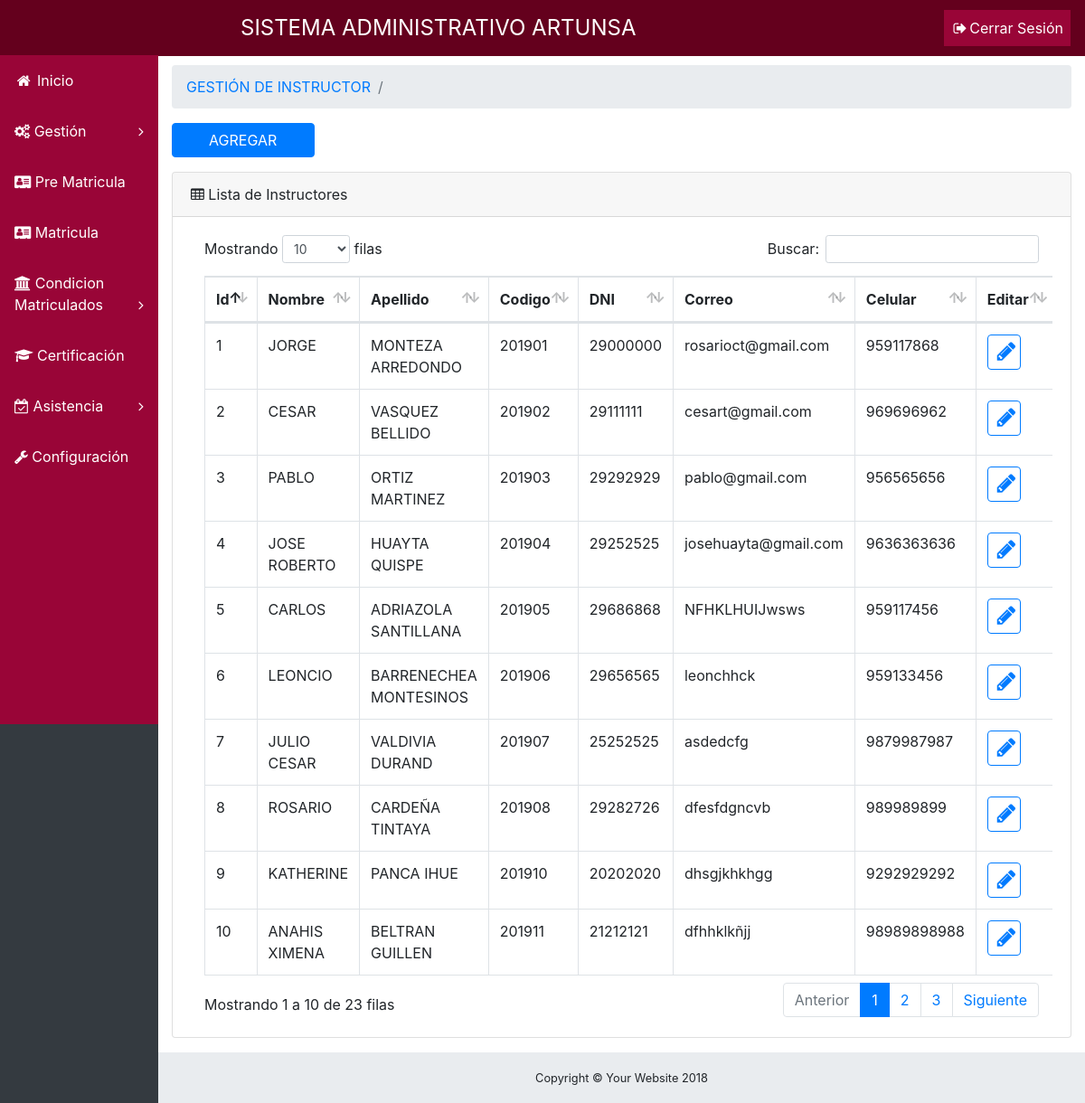
The page /controller/ControladorDocente.php (signed in) on the database its author committed.
### tables this page shows
CREATE TABLE `docente` (
  `IdDocente` int(11) NOT NULL COMMENT 'Identificador del docente',
  `DocenteNombre` varchar(100) NOT NULL COMMENT 'Primer nombre del docente ',
  `DocenteApellido` varchar(100) NOT NULL COMMENT 'Primer apellido del docente',
  `DocenteCodigo` int(11) NOT NULL COMMENT 'Código de la universidad para el docente',
  `DocenteDNI` varchar(8) NOT NULL COMMENT 'Documento nacional de identidad para el docente',
  `DoncenteContra` varchar(30) NOT NULL COMMENT 'Password del docente para ingresar al sistema',
  `DocenteCorreo` varchar(30) NOT NULL COMMENT 'Correo del docente no nesesariamente institucional',
  `DocenteCelular` varchar(11) NOT NULL COMMENT 'Telefono celular del docente ',
  `DocenteEstado` int(11) NOT NULL
);

### viewPhp/gestionDocente.php (called while the page is built)
<?php
include 'index.php';
include '../view/docente.php' ;
include 'foot.php';

### model/Modelo.php (called while the page is built, shortened)
<?php
include_once '../conexion/conexion.php';
include_once '../DAO/Docente.php';
if (class_exists('Modelo') != true) {
    class Modelo {
        private $conn;
        public function __construct() {
            $c = new Conexion();
            $this->conn = $c->getConexion();
        }
        public function getConn() {
            return $this->conn;
        }
    }
}

### conexion/conexion.php (called while the page is built, shortened)
<?php
if (class_exists('Conexion') != true) {
    class Conexion {
        private $servername = "localhost";
        private $usernamePe = "root";
        private $password = "";
       	private $dbnamePermiso = "artunsa2019";
        private $conn = null;
        public function getConexion() {
            if ($this->conn == null) {
                $this->conn = new mysqli($this->servername, $this->usernamePe, $this->password, $this->dbnamePermiso );
            }
            return $this->conn;
        }
    }
}

### model/ModeloDocente.php (called while the page is built, shortened)
<?php
if (class_exists('ModeloDocente') != true) {
    class ModeloDocente extends Modelo implements Operations {
        public function getLista() {
            $sql = "SELECT IdDocente,DocenteNombre,DocenteApellido,DocenteCodigo,DocenteDNI,DocenteCorreo,DocenteCelular FROM docente WHERE `DocenteEstado`=1";
            $result = parent::getConn()->query($sql);
            $outp = $result->fetch_all(MYSQLI_ASSOC);
            return json_encode($outp);
        }
    }
}

### view/docente.php (the view, shortened to what this page needs)
<!DOCTYPE html>
<head>
</head>
<div class='content-wrapper'>
    <div class='container-fluid'>
        <ol class='breadcrumb'>
            <li class='breadcrumb-item'>
                <a id="primero" href='../controller/ControladorDocente.php'></a>
            </li>
            <li class='breadcrumb-item active' id="mapa"></li>
        </ol>
        <div class="form-group">
            <div class="form-row">
                <div class="col-md-2">
                    <a class="btn btn-primary btn-block" id="botonAgregar" href="#">AGREGAR</a>
                </div>
            </div>
        </div>
        <div class='card mb-3' id="tabla">
            <div class='card-header'>
                <i class='fa fa-table'></i> Lista de Instructores</div>
            <div class='card-body'>
                <div class='table-responsive'>
                    <table class='table table-bordered' id='dataTable' width='100%' cellspacing='0'>
                        <thead>
                            <tr>
                                <th>Id</th>
                                <th>Nombre</th>
                                <th>Apellido</th>
                                <th>Codigo</th>
                                <th>DNI</th>
                                <th>Correo</th>
                                <th>Celular</th>
                                <th> Editar </th>
                            </tr>
                        </thead>
                        <tbody>
                            <?php
                            $array = json_decode($docentes, true);
                            $i=1;
                            foreach ($array as &$valor) {
                                echo "<tr>
                            <td> $i </td>
                            <td> $valor[DocenteNombre] </td>
                            <td> $valor[DocenteApellido] </td>
                            <td> $valor[DocenteCodigo]</td>
                            <td> $valor[DocenteDNI]</td>
                            <td> $valor[DocenteCorreo]</td>
                            <td> $valor[DocenteCelular]</td>
                            <td><button onclick='editar( $valor[IdDocente])'  style=' padding: 5px 25px;padding-left: 10px;' class=' col-md-2 botonModificar btn btn-outline-primary btn-block'   ><span class='fa fa-pencil fa-2x'></span></a></td>
                            <td><button onclick='eliminar( $valor[IdDocente],\"$valor[DocenteNombre]  $valor[DocenteApellido]\")'  style=' padding: 5px 25px;padding-left: 10px;' class=' col-md-2 botonEliminar btn btn-outline-secondary btn-block' ><span class='fa fa-trash fa-2x'></span></a></td>
                            </tr>";
                            $i++;
                            }
                            ?>
                        </tbody>
                    </table>
                </div>
            </div>
        </div>
    </div>
</div>

### css/sb-admin.css (style rules this page uses)
html { position: relative; min-height: 100%; }
body { overflow-x: hidden; }
body.sticky-footer { margin-bottom: 56px; }
body.sticky-footer .content-wrapper { min-height: calc(100vh - 56px - 56px); }
body.fixed-nav { padding-top: 56px; }
.content-wrapper { min-height: calc(100vh - 56px); padding-top: 1rem; }
.content-wrapper { overflow-x: hidden; background: white; }
@media (min-width: 992px) { .content-wrapper { margin-left: 175px; } }

### rows shown on the page
docente: DocenteNombre "JORGE", DocenteApellido "MONTEZA ARREDONDO", DocenteCodigo "201901", DocenteDNI "29000000", DocenteCorreo "rosarioct@gmail.com", DocenteCelular "959117868"
docente: DocenteNombre "CESAR", DocenteApellido "VASQUEZ BELLIDO", DocenteCodigo "201902", DocenteDNI "29111111", DocenteCorreo "cesart@gmail.com", DocenteCelular "969696962"
docente: DocenteNombre "PABLO", DocenteApellido "ORTIZ MARTINEZ", DocenteCodigo "201903", DocenteDNI "29292929", DocenteCorreo "pablo@gmail.com", DocenteCelular "956565656"
docente: DocenteNombre "JOSE ROBERTO", DocenteApellido "HUAYTA QUISPE", DocenteCodigo "201904", DocenteDNI "29252525", DocenteCorreo "josehuayta@gmail.com", DocenteCelular "9636363636"
docente: DocenteNombre "CARLOS", DocenteApellido "ADRIAZOLA SANTILLANA", DocenteCodigo "201905", DocenteDNI "29686868", DocenteCorreo "NFHKLHUIJwsws", DocenteCelular "959117456"
docente: DocenteNombre "LEONCIO", DocenteApellido "BARRENECHEA MONTESINOS", DocenteCodigo "201906", DocenteDNI "29656565", DocenteCorreo "leonchhck", DocenteCelular "959133456"
docente: DocenteNombre "JULIO CESAR", DocenteApellido "VALDIVIA DURAND", DocenteCodigo "201907", DocenteDNI "25252525", DocenteCorreo "asdedcfg", DocenteCelular "9879987987"
docente: DocenteNombre "ROSARIO", DocenteApellido "CARDEÑA TINTAYA", DocenteCodigo "201908", DocenteDNI "29282726", DocenteCorreo "dfesfdgncvb", DocenteCelular "989989899"
docente: DocenteNombre "KATHERINE", DocenteApellido "PANCA IHUE", DocenteCodigo "201910", DocenteDNI "20202020", DocenteCorreo "dhsgjkhkhgg", DocenteCelular "9292929292"
docente: DocenteNombre "ANAHIS XIMENA", DocenteApellido "BELTRAN GUILLEN", DocenteCodigo "201911", DocenteDNI "21212121", DocenteCorreo "dfhhklkñjj", DocenteCelular "98989898988"
